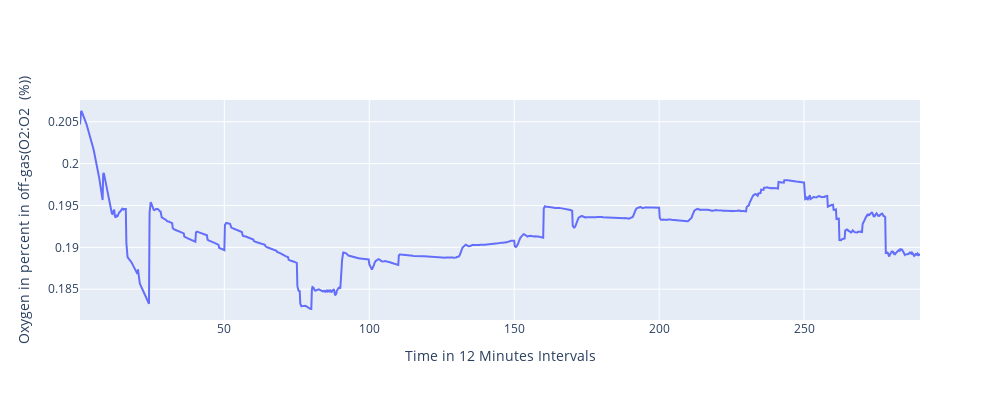
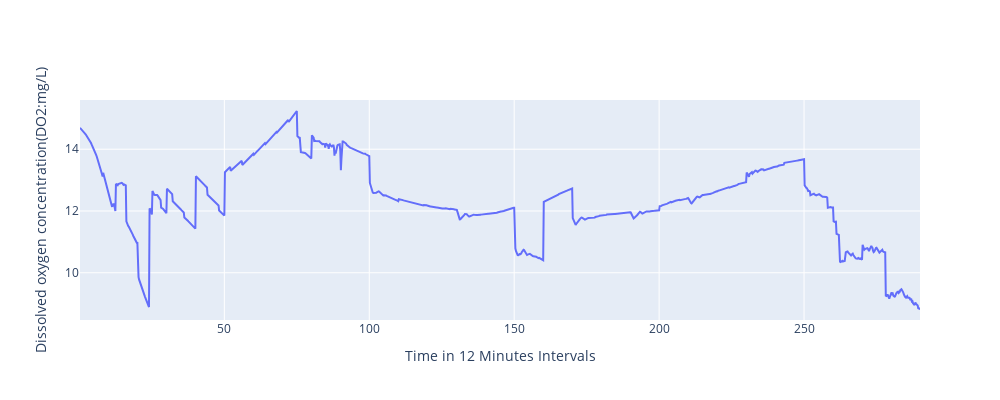
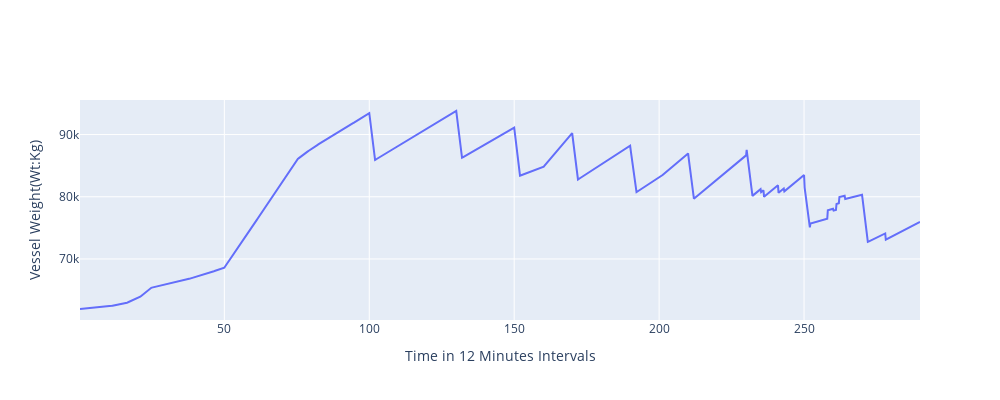
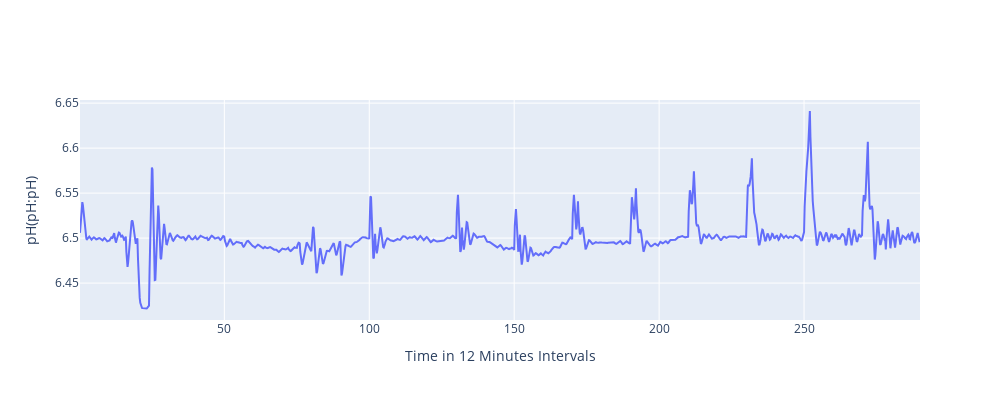

Write notebook code for charts like these, in order.
### Markdown cell above
##### Let's visualize the input features one by one, to get a general overview of how they behave with time.

### Code cell
data_grouped = df.groupby('Time (h)').mean() # grouping of all the batches to get an overview of the behaviour over time



for i in input_features[1:]:
    fig = go.Figure()

    yaxis_title = i

    



    
# Add trace
    fig.add_trace(go.Scatter(
        x=data_grouped.index, #['Time (h)'],
        y=data_grouped[i],
        mode="lines",  # or "lines+markers
        name="y value",
   
    ))

    fig.update_layout(
        width=1000,    # width in pixels
        height=400,   # height in pixels
        xaxis_title='Time in 12 Minutes Intervals',
        yaxis_title=yaxis_title

    )
    fig.show()

### Figure 1 — Plotly figure (JSON) as saved in the notebook; plotly's stock layout.template omitted (floating-point values rounded to 4 significant figures; data arrays with more than 128 entries replaced by an {"elided": "..."} marker saying what was removed)
{"data": [{"mode": "lines", "name": "y value", "type": "scatter", "x": {"elided": "1450 float values"}, "y": {"elided": "1450 float values"}}], "layout": {"height": 400, "width": 1000, "xaxis": {"title": {"text": "Time in 12 Minutes Intervals"}}, "yaxis": {"title": {"text": "Oxygen in percent in off-gas(O2:O2  (%))"}}}}

### Figure 2 — Plotly figure (JSON) as saved in the notebook; plotly's stock layout.template omitted (floating-point values rounded to 4 significant figures; data arrays with more than 128 entries replaced by an {"elided": "..."} marker saying what was removed)
{"data": [{"mode": "lines", "name": "y value", "type": "scatter", "x": {"elided": "1450 float values"}, "y": {"elided": "1450 float values"}}], "layout": {"height": 400, "width": 1000, "xaxis": {"title": {"text": "Time in 12 Minutes Intervals"}}, "yaxis": {"title": {"text": "Dissolved oxygen concentration(DO2:mg/L)"}}}}

### Figure 3 — Plotly figure (JSON) as saved in the notebook; plotly's stock layout.template omitted (floating-point values rounded to 4 significant figures; data arrays with more than 128 entries replaced by an {"elided": "..."} marker saying what was removed)
{"data": [{"mode": "lines", "name": "y value", "type": "scatter", "x": {"elided": "1450 float values"}, "y": {"elided": "1450 float values"}}], "layout": {"height": 400, "width": 1000, "xaxis": {"title": {"text": "Time in 12 Minutes Intervals"}}, "yaxis": {"title": {"text": "Vessel Weight(Wt:Kg)"}}}}

### Figure 4 — Plotly figure (JSON) as saved in the notebook; plotly's stock layout.template omitted (floating-point values rounded to 4 significant figures; data arrays with more than 128 entries replaced by an {"elided": "..."} marker saying what was removed)
{"data": [{"mode": "lines", "name": "y value", "type": "scatter", "x": {"elided": "1450 float values"}, "y": {"elided": "1450 float values"}}], "layout": {"height": 400, "width": 1000, "xaxis": {"title": {"text": "Time in 12 Minutes Intervals"}}, "yaxis": {"title": {"text": "pH(pH:pH)"}}}}
